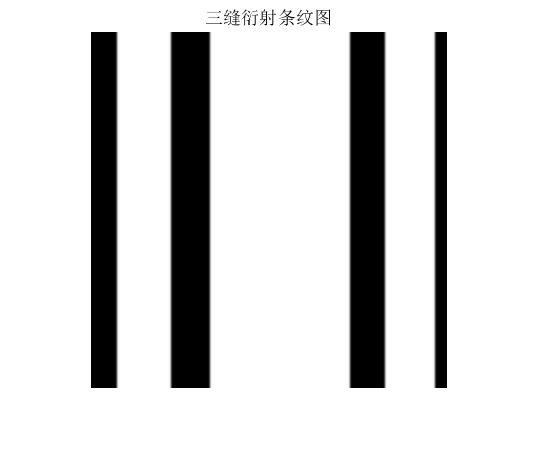
#> input picture 条纹检测与智能测距/33.png, 540 x 469 px, found by its file name
$ python cv.py
#> lines starting #> are read from the running program, lines starting #| are printed output that depends on the picture; after the words box and inside, x2 and y2 are one past the last pixel; in counts of white or black regions, pixels touching at a corner belong together
import cv2
import numpy as np

def measure_stripes_distance(image_path):
    # 读取图像
#> called with image_path = 'D:\\A\\VScode\\Stripe\\33.png'
    image = cv2.imread(image_path)
#> image is the input picture: shape (469, 540, 3); min 0, max 255, mean 214.5
    gray = cv2.cvtColor(image, cv2.COLOR_BGR2GRAY)

    # 应用高斯模糊去噪声
    blurred = cv2.GaussianBlur(gray, (5, 5), 0)

    # 自适应阈值处理
    adaptive_thresh = cv2.adaptiveThreshold(blurred, 255,
                                            cv2.ADAPTIVE_THRESH_GAUSSIAN_C,
                                            cv2.THRESH_BINARY, 11, 2)
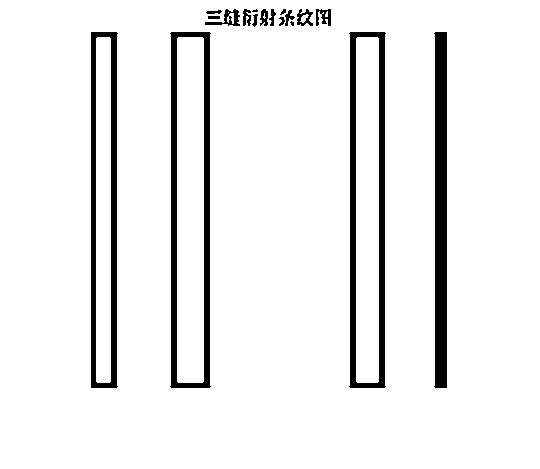
#> adaptive_thresh: shape (469, 540); 92.7% white; 18 black regions (2 under 20 px), largest, box (x1, y1, x2, y2) and area: (170, 32, 211, 388) 4550, (349, 32, 386, 388) 4510, (434, 32, 447, 388) 4274

    # 应用边缘检测
    edges = cv2.Canny(adaptive_thresh, 50, 150, apertureSize=3)
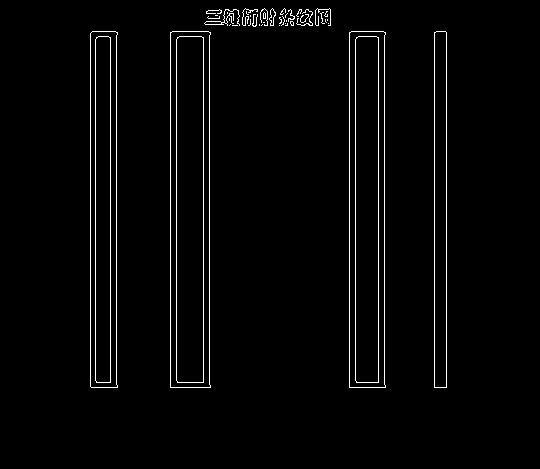
#> edges: shape (469, 540); 2.3% white in thin lines or dots, all inside (x1, y1, x2, y2) = (90, 8, 447, 388)

    # 使用霍夫变换检测直线
    lines = cv2.HoughLines(edges, 1, np.pi / 90,100)
#> lines = 16 rows, first 8: [209, 0], [170, 0], [349, 0], [434, 0], [446, 0], [90, 0], [116, 0], [384, 0]

    # 如果检测到线条
    if lines is not None:
        distances = []
        for line in lines:
            rho, theta = line[0]
            a = np.cos(theta)
            b = np.sin(theta)
            x0 = a * rho
            y0 = b * rho
            x1 = int(x0 + 1000 * (-b))
            y1 = int(y0 + 1000 * (a))
            x2 = int(x0 - 1000 * (-b))
            y2 = int(y0 - 1000 * (a))
            cv2.line(image, (x1, y1), (x2, y2), (0, 255, 0), 2)

            # 记录条纹的坐标
            distances.append((x1, y1))
#> this loop made 16 passes
#> (rho, theta, a, b, x0, y0, x1, y1) on passes 1 to 12: (209, 0, 1, 0, 209, 0, 209, 1000), (170, 0, 1, 0, 170, 0, 170, 1000), (349, 0, 1, 0, 349, 0, 349, 1000), (434, 0, 1, 0, 434, 0, 434, 1000), (446, 0, 1, 0, 446, 0, 446, 1000), (90, 0, 1, 0, 90, 0, 90, 1000), (116, 0, 1, 0, 116, 0, 116, 1000), (384, 0, 1, 0, 384, 0, 384, 1000), (110, 0, 1, 0, 110, 0, 110, 1000), (203, 0, 1, 0, 203, 0, 203, 1000), (378, 0, 1, 0, 378, 0, 378, 1000), (95, 0, 1, 0, 95, 0, 95, 1000)
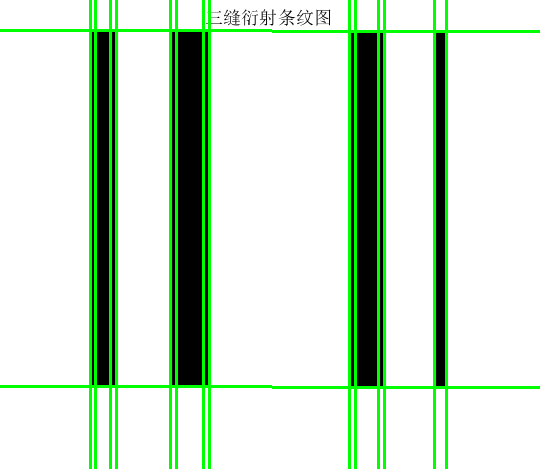
#> image: shape (469, 540, 3); 8.96% of pixels changed, all inside (x1, y1, x2, y2) = (0, 0, 540, 469)
#> after the loop, distances = [(209, 1000), (170, 1000), (349, 1000), (434, 1000), (446, 1000), (90, 1000), (116, 1000), (384, 1000), (110, 1000), (203, 1000), (378, 1000), (95, 1000), (176, 1000), (355, 1000), (-1000, 386), (-1000, 30)]

        # 计算相邻条纹的间距
        if len(distances) > 1:
            stripe_distances = []
            for i in range(1, len(distances)):
                distance = np.sqrt((distances[i][0] - distances[i - 1][0]) ** 2 +
                                   (distances[i][1] - distances[i - 1][1]) ** 2)
                stripe_distances.append(distance)
                print(f"Distance between stripe {i-1} and {i}: {distance:.2f} pixels")

                # 在图像上标注距离
                midpoint = ((distances[i][0] + distances[i - 1][0]) // 2,
                             (distances[i][1] + distances[i - 1][1]) // 2)
                cv2.putText(image, f"{distance:.2f}px", midpoint,
                            cv2.FONT_HERSHEY_SIMPLEX, 0.5, (255, 0, 0), 1)
#> this loop made 15 passes
#> (distance, midpoint) on passes 1 to 12: (39, (189, 1000)), (179, (259, 1000)), (85, (391, 1000)), (12, (440, 1000)), (356, (268, 1000)), (26, (103, 1000)), (268, (250, 1000)), (274, (247, 1000)), (93, (156, 1000)), (175, (290, 1000)), (283, (236, 1000)), (81, (135, 1000))
#| Distance between stripe 0 and 1: 39.00 pixels
#| Distance between stripe 1 and 2: 179.00 pixels
#| Distance between stripe 2 and 3: 85.00 pixels
#| Distance between stripe 3 and 4: 12.00 pixels
#| Distance between stripe 4 and 5: 356.00 pixels
#| Distance between stripe 5 and 6: 26.00 pixels
#| Distance between stripe 6 and 7: 268.00 pixels
#| Distance between stripe 7 and 8: 274.00 pixels
#> (further printed lines are left out)
#> after the loop, stripe_distances = [39, 179, 85, 12, 356, 26, 268, 274, 93, 175, 283, 81, 179, 1487.6, 356]

        # 显示结果图像
        cv2.imshow("Detected Stripes", image)
        cv2.waitKey(0)
        cv2.destroyAllWindows()
    else:
        print("No stripes detected.")

# 示例用法
measure_stripes_distance(r'D:\A\VScode\Stripe\33.png')

$ run again, with 条纹检测与智能测距/1.png copied over 条纹检测与智能测距/33.png
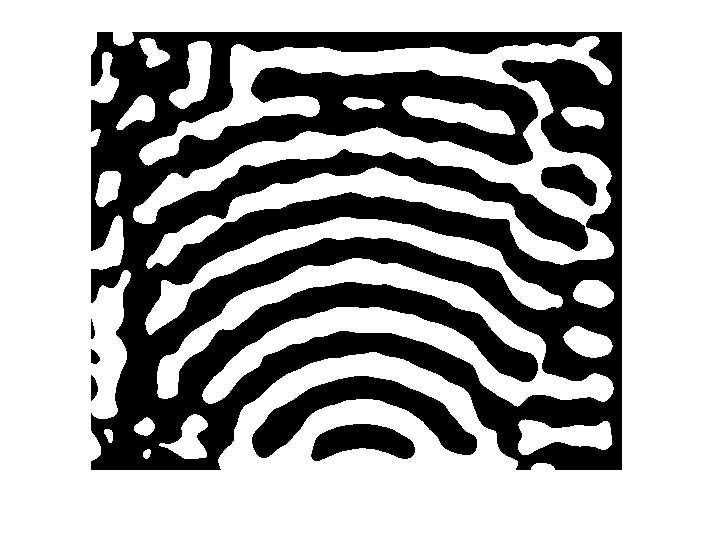
#> input picture 条纹检测与智能测距/1.png, 715 x 551 px, found by its file name
#> in measure_stripes_distance, image is the input picture: shape (551, 715, 3); 66.2% white; 7 black regions, largest, box (x1, y1, x2, y2) and area: (91, 32, 622, 470) 122533, (252, 376, 477, 458) 6416, (311, 424, 415, 461) 2467
#> adaptive_thresh: shape (551, 715); 83.9% white; 10 black regions, largest, box (x1, y1, x2, y2) and area: (90, 31, 622, 471) 56507, (252, 376, 477, 458) 2953, (311, 424, 415, 461) 1239
#> in measure_stripes_distance, `edges = cv2.Canny(adaptive_thresh, 50, 150, apertureSize=3)`:
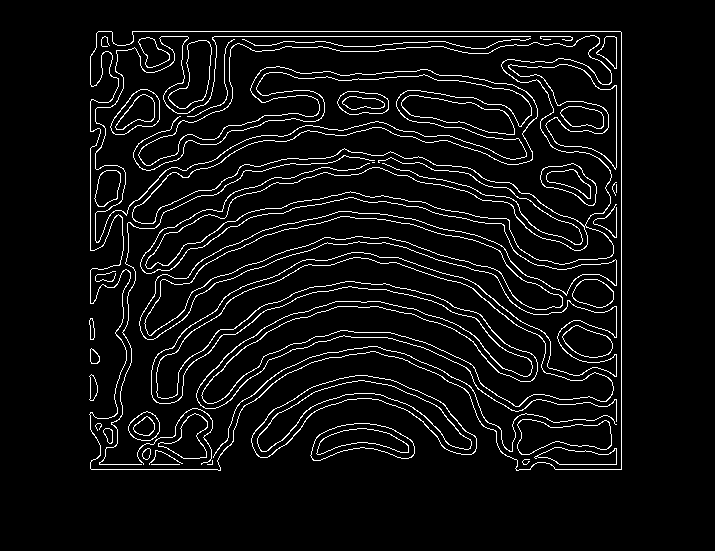
#> edges: shape (551, 715); 6% white in thin lines or dots, all inside (x1, y1, x2, y2) = (89, 31, 622, 471)
#> lines = 28 rows, first 8: [31, 1.57], [621, 0], [36, 1.57], [616, 0], [90, 0], [469, 1.57], [464, 1.57], [99, 1.5]
#> the loop in measure_stripes_distance, `for line in lines:` made 28 passes
#> (rho, theta, a, b, x0, y0, x1, y1) on passes 1 to 8: (31, 1.57, -4.37e-08, 1, -1.36e-06, 31, -1000, 30), (621, 0, 1, 0, 621, 0, 621, 1000), (36, 1.57, -4.37e-08, 1, -1.57e-06, 36, -1000, 35), (616, 0, 1, 0, 616, 0, 616, 1000), (90, 0, 1, 0, 90, 0, 90, 1000), (469, 1.57, -4.37e-08, 1, -2.05e-05, 469, -1000, 468), (464, 1.57, -4.37e-08, 1, -2.03e-05, 464, -1000, 463), (99, 1.5, 0.0698, 0.998, 6.91, 98.76, -990, 168)
#> after the loop in measure_stripes_distance, `for line in lines:`:
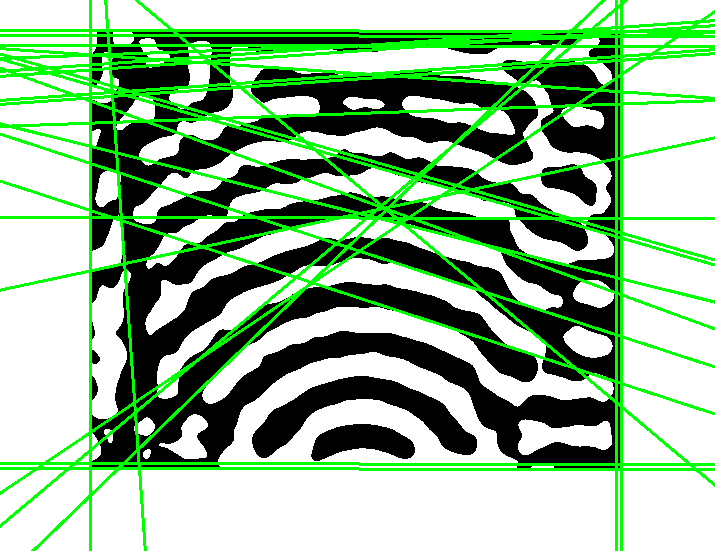
#> image: shape (551, 715, 3); 13.88% of pixels changed, all inside (x1, y1, x2, y2) = (0, 0, 715, 551)
#> after the loop in measure_stripes_distance, `for line in lines:`: distances = 28 pairs, first value -1004 to 621, second value -1004 to 1000
#> the loop in measure_stripes_distance, `for i in range(1, len(distances)):` made 27 passes
#> (distance, midpoint) on passes 1 to 8: (1889.1, (-190, 515)), (1886.5, (-190, 517)), (1882.2, (-192, 517)), (526, (353, 1000)), (1212.9, (-455, 734)), (5, (-1000, 465)), (295.2, (-995, 315)), (324.9, (-955, 326))
#> (printed output is left out)
#> after the loop in measure_stripes_distance, `for i in range(1, len(distances)):`: stripe_distances = 27 values, max 2027.8 at index 15, min 5 at index 5, mean 756.5

$ run again, with 条纹检测与智能测距/11.png copied over 条纹检测与智能测距/33.png
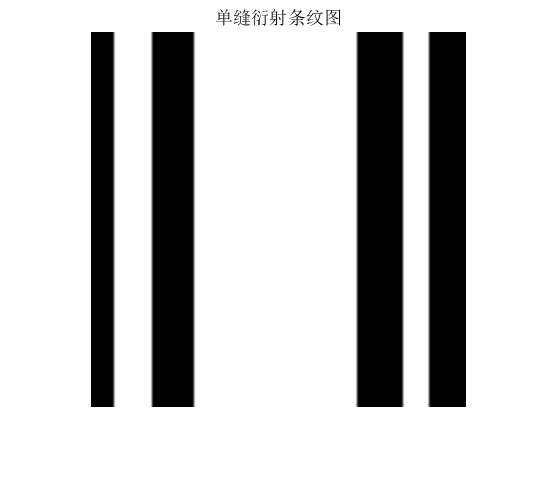
#> input picture 条纹检测与智能测距/11.png, 559 x 488 px, found by its file name
#> in measure_stripes_distance, image is the input picture: shape (488, 559, 3); min 0, max 255, mean 202.7
#> adaptive_thresh: shape (488, 559); 92.9% white; 17 black regions (2 under 20 px), largest, box (x1, y1, x2, y2) and area: (356, 32, 404, 407) 4848, (151, 32, 195, 407) 4808, (428, 32, 466, 407) 4391
#> in measure_stripes_distance, `edges = cv2.Canny(adaptive_thresh, 50, 150, apertureSize=3)`:
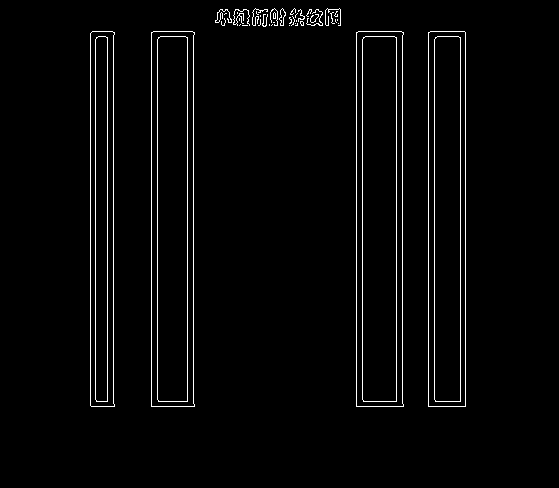
#> edges: shape (488, 559); 2.6% white in thin lines or dots, all inside (x1, y1, x2, y2) = (90, 8, 466, 407)
#> lines = 19 rows, first 8: [151, 0], [356, 0], [428, 0], [465, 0], [90, 0], [113, 0], [193, 0], [402, 0]
#> the loop in measure_stripes_distance, `for line in lines:` made 19 passes
#> (rho, theta, a, b, x0, y0, x1, y1) on passes 1 to 8: (151, 0, 1, 0, 151, 0, 151, 1000), (356, 0, 1, 0, 356, 0, 356, 1000), (428, 0, 1, 0, 428, 0, 428, 1000), (465, 0, 1, 0, 465, 0, 465, 1000), (90, 0, 1, 0, 90, 0, 90, 1000), (113, 0, 1, 0, 113, 0, 113, 1000), (193, 0, 1, 0, 193, 0, 193, 1000), (402, 0, 1, 0, 402, 0, 402, 1000)
#> after the loop in measure_stripes_distance, `for line in lines:`:
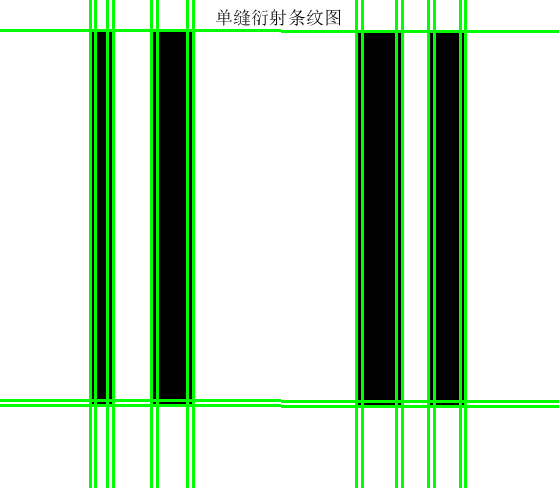
#> image: shape (488, 559, 3); 10.27% of pixels changed, all inside (x1, y1, x2, y2) = (0, 0, 559, 488)
#> after the loop in measure_stripes_distance, `for line in lines:`: distances = [(151, 1000), (356, 1000), (428, 1000), (465, 1000), (90, 1000), (113, 1000), (193, 1000), (402, 1000), (107, 1000), (187, 1000), (396, 1000), (460, 1000), (95, 1000), (157, 1000), (362, 1000), (434, 1000), (-1000, 405), (-1000, 30), (-1000, 400)]
#> the loop in measure_stripes_distance, `for i in range(1, len(distances)):` made 18 passes
#> (distance, midpoint) on passes 1 to 8: (205, (253, 1000)), (72, (392, 1000)), (37, (446, 1000)), (375, (277, 1000)), (23, (101, 1000)), (80, (153, 1000)), (209, (297, 1000)), (295, (254, 1000))
#> (printed output is left out)
#> after the loop in measure_stripes_distance, `for i in range(1, len(distances)):`: stripe_distances = [205, 72, 37, 375, 23, 80, 209, 295, 80, 209, 64, 365, 62, 205, 72, 1552.5, 375, 370]
